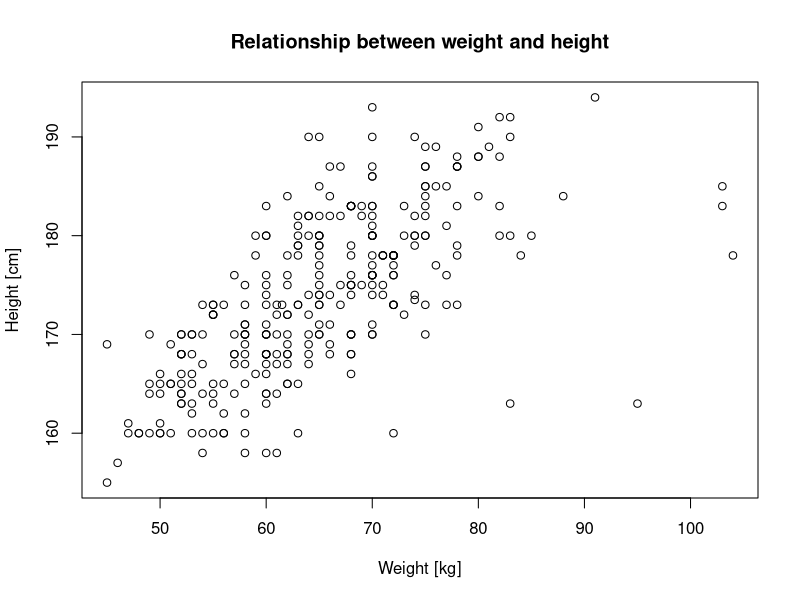

R code for this plot: (Note: this script raises an error after producing the figure.)
#######################################################################
# R COURSE University of Bern 2019
# Homework 1
# 
# DEADLINE: Monday Sept 23
# Send R script with your solutions to your assigned TA.
# Check the file "TA_Allocation_ToStudents.xlsx" 
# to find the e-mail address of your assigned TA.
#######################################################################

#######################################################################
# In the SUBJECT of the e-mail type: R course 2019 homework 1
# The Rscript should be named [YourName]_Rcourse_homework1.r
# Replace [YourName] by your first and last name.
#######################################################################

# VERY IMPORTANT ######################################################
# You need to comment your code, such that it is clear you understand what you did.
#######################################################################

# 1.0. Read the two files with the statistics from 
# students from 2003 and 2017 of the University of Bern
# from the files: "Student2003.txt", "Student2017.txt"
# Use the read.table functions with the following options
#   header=TRUE
#   na.strings="?"
#   sep="\t"

getwd()
df_2003 <- read.table("./Student2003.txt", header=TRUE, na.strings = "?", sep = '\t')
str(df_2003)
df_2017 <- read.table("./Student2017.txt", header=TRUE, na.strings = "?", sep = '\t')
str(df_2017)

# 1.1 How many students were in the R course in the different years?
# See above: 
#   2003 -> 263 observations
#   2017 -> 46 observations


# 1.2. What variables did we measure in different years?
# print the column names into the screen for each file
print(colnames(df_2003))
print(colnames(df_2017))

#################################
### TOTAL question 1: 5 points
#################################

# 2.1. Create a vector combining the heights from the 2 years
combined_heights <- c(df_2003[,"Height"], df_2017[,"Height"])

# 2.2. Create a vector combining the weights from the 2 years
combined_weights <- c(df_2003[,"Weight"], df_2017[,"Weight"])

# 2.3. Create a matrix with the weight (1st column) and height (2nd column) of all years
# using the vectors defined in 2.1 and 2.2
mat_wh <- matrix(c(combined_weights,combined_heights), nrow = length(combined_heights), ncol = 2)
dim(mat_wh)
#################################
### TOTAL question 2.1-2.3: 5 points
#################################

# 2.6. Plot the relationship between weight and height.
plot(mat_wh[,1], mat_wh[, 2], xlab = "Weight [kg]", ylab = "Height [cm]", main = "Relationship between weight and height")

# 2.7. Compute the mean height (2nd column) and save it into a variable
# Remove NA's with na.rm = TRUE
mean_height <- mean(mat_wh[,2], na.rm = TRUE)

#################################
### TOTAL question 2.6-2.7: 4 points
#################################

# 2.8. Add blue points to the plot for individuals with height
# between [mean-5cm, mean+5cm]
# Follow the steps below:
# a) use logical operators, save it into a vector of TRUE and FALSE
# b) from the vector of True and False use the function which to find the index of rows. 
#    Save it into a variable called vectorIndex
# c) add blue points to the plot for only the selected rows.

#################################
### TOTAL question 2.8: 4 points
#################################

# 2.9. Have a look at the following command line.
# Answer the following questions as a comment in your script:
# a) how many functions can you find (do not count logical operations)?
# b) how many logical operations are performed?
# c) how many variables are used?
# d) what are the arguments we give as input to function plot()?
plot(x=height, y=weight, xlim=c(min(height), max(height)), main=paste("There are ", length(which(height<60)), " people < 60Kg"))

#################################
### TOTAL question 2.9: 2 points
#################################
